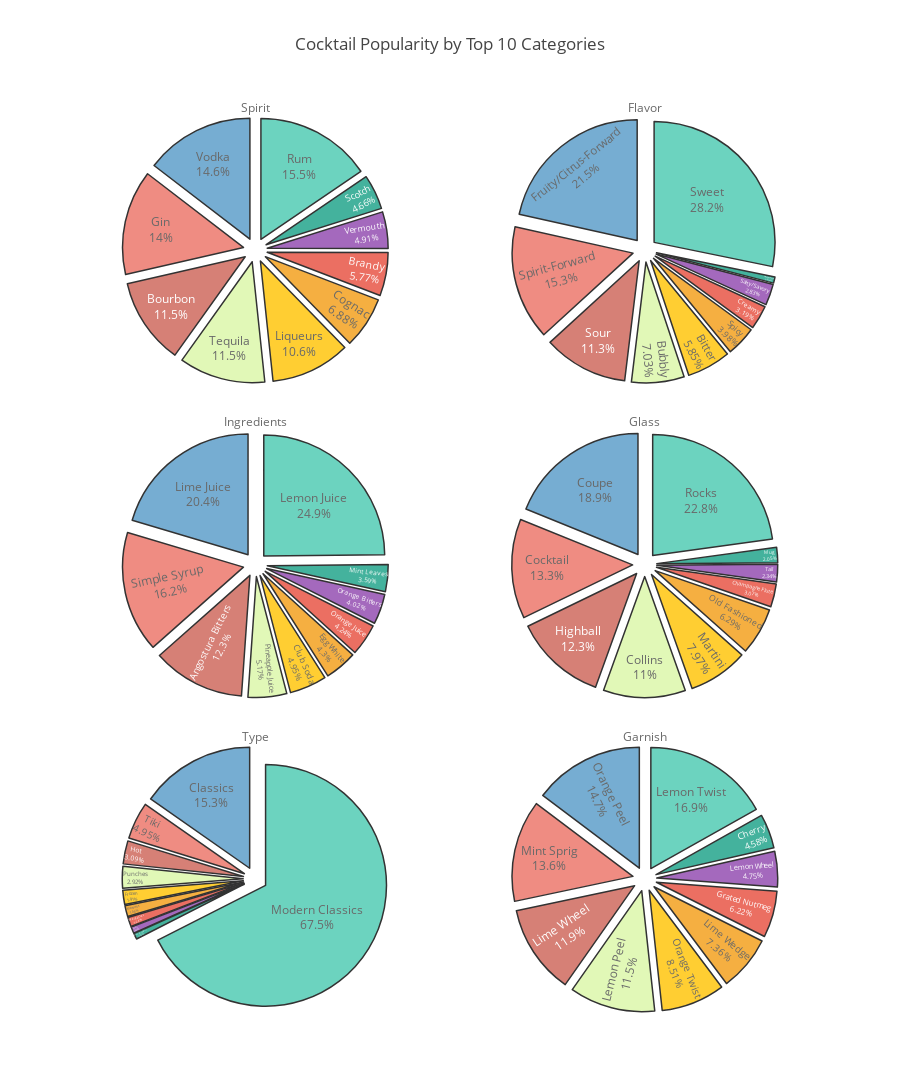

The code cell stored with this chart in its notebook:
### Markdown cell above
Looking at the data this way can gives some ideas on what cocktails people want to make, versus which ones have high name recognition. For instance, the Scofflaw cocktail is popular with liquor.com users, but otherwise not well known to users of social media sites. It would be interesting to find more dark horse cocktails like this in the data set.

## Analyzing Cocktails by Category
This covers the most popular cocktails, but we should also visualize our data by the most common categories seen in our data such as spirit, flavor, glass, type, ingredients and garnish. We will define a custom pie chart function to quickly plot these categories. As part of that process we will define some extra functions to extract multi-values from cells in our data frame and remove extra information such as oz measurements.

### Code cell
# Define function to expand dataframe into new rows based on multi-value columns
def explode(df,col,delimiter=','):
    df = df.copy()
    cols1 = list(df.columns)
    cols2 = cols1.copy()
    cols2.remove(col)
    df[col] = df[col].apply(lambda x: x.split(delimiter))
    df = df[col].apply(pd.Series)\
        .merge(df, right_index = True, left_index = True)\
        .drop([col], axis = 1).melt(id_vars=cols2, value_name=col).drop(['variable'], axis = 1)
    df = df[cols1]
    return df

# Define function generate offline plotly interactive pie charts of top n values for each category
def piecols(df,cols,n=10):
    # Hide legend if there are too many labels
    if n*len(cols) <= 20:
        showlegend = True
    else:
        showlegend = False
    domcol = 0
    domrow = 0
    datas = []
    # Loop through specified columns
    for col in cols:
        df1 = df.copy()
        # Drop blanks and NAs, and do basic data cleaning
        df2 = df1[df1[col] != '']
        df2 = explode(df2,col,'  ')
        df2 = df2.dropna()
        rep = r'[0-9]+(?:/[0-9]+)? (?:oz |ounces |dash |dashes )?(?:fresh )?'
        df2[col] = df2[col].apply(lambda x: re.sub(rep, '', x,flags=re.IGNORECASE))
        df2[col] = df2[col].apply(lambda x: str(x).split(' / ')[0].title())
        
        # Group by specified column and create sorted top n counts
        dfg = df2[[col,'name']].groupby(col).count()
        dfg.columns = ['count']
        dfg = dfg.sort_values(by=['count'],ascending=False)
        dfg = dfg.head(n)
        
        # Create pie chart figure dictionary for each column and append to pie figure list
        data = {"hoverinfo": "label+percent+value",
                 "labels": list(dfg.index),
                 "marker": {"colors": pal,
                            "line": {"color": "#000000", "width": 1.5}},
                "opacity": .8,
                            "pull": 0.1,
                "domain": {"column": domcol, "row": domrow},
                "title": col.title(),
                "text": ["test"],
                "textfont": {"size": 12},
                "textinfo": "percent+label",
                "textposition": "inside",
                "values": list(dfg['count']),
                "type": "pie"}
        domcol += 1
        if domcol >= 2:
            domcol = 0
            domrow += 1
        datas = datas + [data]
    
    # Generate figure layout and plot
    fig = {
              "data": datas,
              "layout": {
                    "autosize":True,
                    "height": 500 * round(.1+len(cols)/2),
                    "title":"Cocktail Popularity by Top {} Categories".format(n),
                    "legend": {"orientation":"h"}, 
                    "showlegend":showlegend,
                    "grid": {"rows": round(.1+len(cols)/2), "columns": 2}
                }
            }
    return plotly.offline.iplot(fig)
    
# Generate pie chart visualizations for different categories
piecols(df,['spirit','flavor','ingredients','glass','type','garnish'],10)

### Figure 1 — Plotly figure (JSON) as saved in the notebook; plotly's stock layout.template omitted (floating-point values rounded to 4 significant figures)
{"data": [{"domain": {"column": 0, "row": 0}, "hoverinfo": "label+percent+value", "labels": ["Rum", "Vodka", "Gin", "Bourbon", "Tequila", "Liqueurs", "Cognac", "Brandy", "Vermouth", "Scotch"], "marker": {"colors": ["#48c9b0", "#5499c7", "#ec7063", "#cd6155", "#DAF7A6", "#FFC300", "#f39c12", "#e74c3c", "#8e44ad", "#16a085", "#27ae60", "#d35400"], "line": {"color": "#000000", "width": 1.5}}, "opacity": 0.8, "pull": 0.1, "text": ["test"], "textfont": {"size": 12}, "textinfo": "percent+label", "textposition": "inside", "title": {"text": "Spirit"}, "type": "pie", "uid": "cb29f438-dbc9-4f0c-b25a-ef4237fb492d", "values": [306, 288, 277, 228, 228, 210, 136, 114, 97, 92]}, {"domain": {"column": 1, "row": 0}, "hoverinfo": "label+percent+value", "labels": ["Sweet", "Fruity/Citrus-Forward", "Spirit-Forward", "Sour", "Bubbly", "Bitter", "Spicy", "Creamy", "Salty/Savory", "Herbaceous"], "marker": {"colors": ["#48c9b0", "#5499c7", "#ec7063", "#cd6155", "#DAF7A6", "#FFC300", "#f39c12", "#e74c3c", "#8e44ad", "#16a085", "#27ae60", "#d35400"], "line": {"color": "#000000", "width": 1.5}}, "opacity": 0.8, "pull": 0.1, "text": ["test"], "textfont": {"size": 12}, "textinfo": "percent+label", "textposition": "inside", "title": {"text": "Flavor"}, "type": "pie", "uid": "0b00c4ae-bfdc-47c6-a6f3-d644e694c180", "values": [1027, 783, 556, 411, 256, 213, 145, 116, 103, 30]}, {"domain": {"column": 0, "row": 1}, "hoverinfo": "label+percent+value", "labels": ["Lemon Juice", "Lime Juice", "Simple Syrup", "Angostura Bitters", "Pineapple Juice", "Club Soda", "Egg White", "Orange Juice", "Orange Bitters", "Mint Leaves"], "marker": {"colors": ["#48c9b0", "#5499c7", "#ec7063", "#cd6155", "#DAF7A6", "#FFC300", "#f39c12", "#e74c3c", "#8e44ad", "#16a085", "#27ae60", "#d35400"], "line": {"color": "#000000", "width": 1.5}}, "opacity": 0.8, "pull": 0.1, "text": ["test"], "textfont": {"size": 12}, "textinfo": "percent+label", "textposition": "inside", "title": {"text": "Ingredients"}, "type": "pie", "uid": "57125b31-2ccb-48b9-81a8-db9525a68111", "values": [457, 375, 297, 227, 95, 91, 79, 78, 74, 66]}, {"domain": {"column": 1, "row": 1}, "hoverinfo": "label+percent+value", "labels": ["Rocks", "Coupe", "Cocktail", "Highball", "Collins", "Martini", "Old Fashioned", "Champagne Flute", "Tall", "Mug"], "marker": {"colors": ["#48c9b0", "#5499c7", "#ec7063", "#cd6155", "#DAF7A6", "#FFC300", "#f39c12", "#e74c3c", "#8e44ad", "#16a085", "#27ae60", "#d35400"], "line": {"color": "#000000", "width": 1.5}}, "opacity": 0.8, "pull": 0.1, "text": ["test"], "textfont": {"size": 12}, "textinfo": "percent+label", "textposition": "inside", "title": {"text": "Glass"}, "type": "pie", "uid": "1bb09bfe-96d4-43cb-95bb-d01196926f23", "values": [312, 258, 182, 168, 150, 109, 86, 42, 32, 28]}, {"domain": {"column": 0, "row": 2}, "hoverinfo": "label+percent+value", "labels": ["Modern Classics", "Classics", "Tiki", "Hot", "Punches", "Frozen", "Martinis", "Margaritas", "Shots", "Non-Alcoholic"], "marker": {"colors": ["#48c9b0", "#5499c7", "#ec7063", "#cd6155", "#DAF7A6", "#FFC300", "#f39c12", "#e74c3c", "#8e44ad", "#16a085", "#27ae60", "#d35400"], "line": {"color": "#000000", "width": 1.5}}, "opacity": 0.8, "pull": 0.1, "text": ["test"], "textfont": {"size": 12}, "textinfo": "percent+label", "textposition": "inside", "title": {"text": "Type"}, "type": "pie", "uid": "a8651e8b-789b-4d25-a60d-6f968a889f40", "values": [1201, 272, 88, 55, 52, 34, 26, 22, 15, 14]}, {"domain": {"column": 1, "row": 2}, "hoverinfo": "label+percent+value", "labels": ["Lemon Twist", "Orange Peel", "Mint Sprig", "Lime Wheel", "Lemon Peel", "Orange Twist", "Lime Wedge", "Grated Nutmeg", "Lemon Wheel", "Cherry"], "marker": {"colors": ["#48c9b0", "#5499c7", "#ec7063", "#cd6155", "#DAF7A6", "#FFC300", "#f39c12", "#e74c3c", "#8e44ad", "#16a085", "#27ae60", "#d35400"], "line": {"color": "#000000", "width": 1.5}}, "opacity": 0.8, "pull": 0.1, "text": ["test"], "textfont": {"size": 12}, "textinfo": "percent+label", "textposition": "inside", "title": {"text": "Garnish"}, "type": "pie", "uid": "7c641ae2-ea6d-4012-a95e-996ead63eb9e", "values": [103, 90, 83, 73, 70, 52, 45, 38, 29, 28]}], "layout": {"autosize": true, "grid": {"columns": 2, "rows": 3}, "height": 1500, "legend": {"orientation": "h"}, "showlegend": false, "title": {"text": "Cocktail Popularity by Top 10 Categories"}}}
